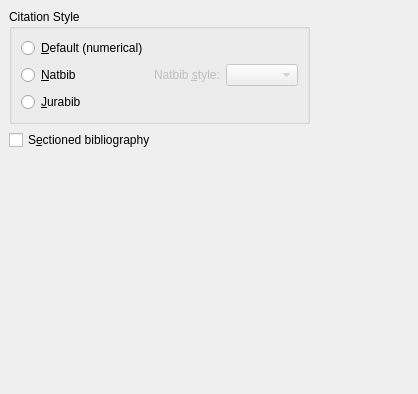
<ui version="4.0" >
 <class>BiblioUi</class>
 <widget class="QWidget" name="BiblioUi" >
  <property name="geometry" >
   <rect>
    <x>0</x>
    <y>0</y>
    <width>418</width>
    <height>394</height>
   </rect>
  </property>
  <property name="windowTitle" >
   <string/>
  </property>
  <layout class="QGridLayout" >
   <property name="margin" >
    <number>9</number>
   </property>
   <property name="spacing" >
    <number>6</number>
   </property>
   <item row="0" column="0" >
    <widget class="QGroupBox" name="CiteStyleBG" >
     <property name="title" >
      <string>Citation Style</string>
     </property>
     <layout class="QGridLayout" >
      <property name="margin" >
       <number>9</number>
      </property>
      <property name="spacing" >
       <number>6</number>
      </property>
      <item row="2" column="0" >
       <widget class="QRadioButton" name="citeJurabibRB" >
        <property name="toolTip" >
         <string>Use the jurabib styles for law and humanities</string>
        </property>
        <property name="text" >
         <string>&amp;Jurabib</string>
        </property>
       </widget>
      </item>
      <item row="1" column="0" >
       <widget class="QRadioButton" name="citeNatbibRB" >
        <property name="toolTip" >
         <string>Use the natbib styles for natural sciences and arts</string>
        </property>
        <property name="text" >
         <string>&amp;Natbib</string>
        </property>
       </widget>
      </item>
      <item row="0" column="0" >
       <widget class="QRadioButton" name="citeDefaultRB" >
        <property name="toolTip" >
         <string>Use BibTeX's default numerical styles</string>
        </property>
        <property name="text" >
         <string>&amp;Default (numerical)</string>
        </property>
       </widget>
      </item>
      <item row="1" column="1" >
       <layout class="QHBoxLayout" >
        <property name="margin" >
         <number>0</number>
        </property>
        <property name="spacing" >
         <number>6</number>
        </property>
        <item>
         <widget class="QLabel" name="citationStyleL" >
          <property name="enabled" >
           <bool>false</bool>
          </property>
          <property name="text" >
           <string>Natbib &amp;style:</string>
          </property>
          <property name="buddy" >
           <cstring>citeStyleCO</cstring>
          </property>
         </widget>
        </item>
        <item>
         <widget class="QComboBox" name="citeStyleCO" >
          <property name="enabled" >
           <bool>false</bool>
          </property>
          <property name="sizePolicy" >
           <sizepolicy>
            <hsizetype>0</hsizetype>
            <vsizetype>0</vsizetype>
            <horstretch>0</horstretch>
            <verstretch>0</verstretch>
           </sizepolicy>
          </property>
         </widget>
        </item>
       </layout>
      </item>
     </layout>
    </widget>
   </item>
   <item row="0" column="1" >
    <spacer>
     <property name="orientation" >
      <enum>Qt::Horizontal</enum>
     </property>
     <property name="sizeHint" >
      <size>
       <width>40</width>
       <height>20</height>
      </size>
     </property>
    </spacer>
   </item>
   <item row="1" column="0" colspan="2" >
    <widget class="QCheckBox" name="bibtopicCB" >
     <property name="toolTip" >
      <string>Select this if you want to split your bibliography into sections</string>
     </property>
     <property name="text" >
      <string>S&amp;ectioned bibliography</string>
     </property>
    </widget>
   </item>
   <item row="2" column="0" colspan="2" >
    <spacer>
     <property name="orientation" >
      <enum>Qt::Vertical</enum>
     </property>
     <property name="sizeType" >
      <enum>QSizePolicy::Expanding</enum>
     </property>
     <property name="sizeHint" >
      <size>
       <width>20</width>
       <height>20</height>
      </size>
     </property>
    </spacer>
   </item>
  </layout>
 </widget>
 <includes>
  <include location="local" >qt_helpers.h</include>
 </includes>
 <resources/>
 <connections/>
</ui>
